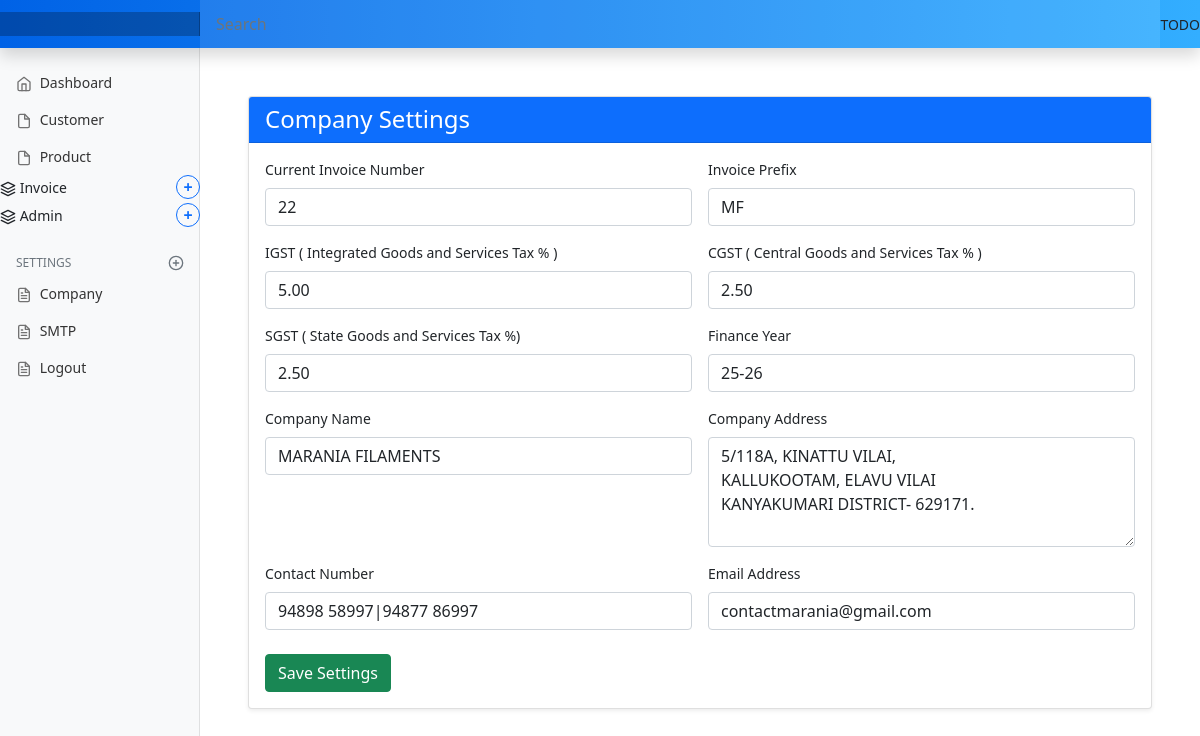
Page /invoice/settings/company/ on the earlier database version.
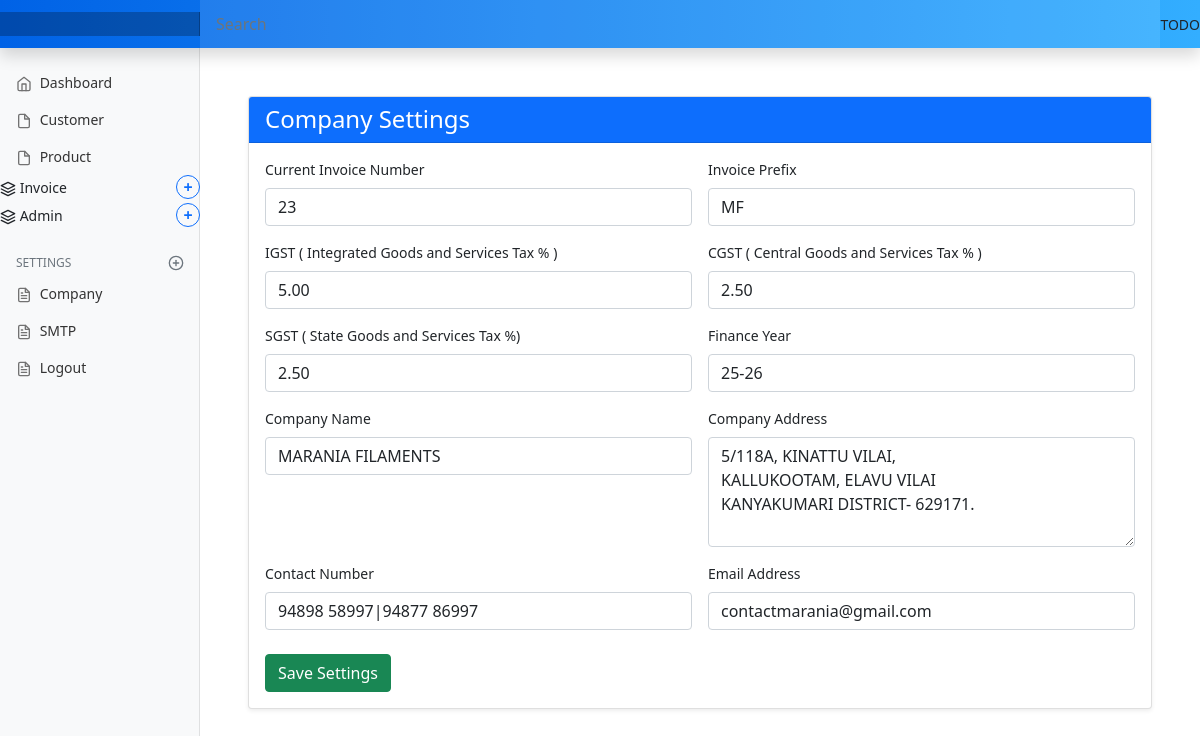
Same page on the later database version.
### marania_invoice_app/models.py (models this page shows, shortened)
class CompanySettings(models.Model):
    id = models.PositiveSmallIntegerField(primary_key=True, default=1, editable=False)
    current_invoice_number = models.PositiveIntegerField(default=1)
    invoice_prefix = models.CharField(max_length=20, default="INV")
    igst = models.DecimalField(max_digits=5, decimal_places=2, default=0)
    cgst = models.DecimalField(max_digits=5, decimal_places=2, default=0)
    sgst = models.DecimalField(max_digits=5, decimal_places=2, default=0)
    finance_year = models.CharField(max_length=20, default=current_indian_financial_year())
    company_title = models.CharField(max_length=255)
    company_address = models.TextField()
    company_phone = models.CharField(max_length=50, blank=True, null=True)
    company_email = models.EmailField(blank=True, null=True)
    updated_at = models.DateTimeField(auto_now=True)
    class Meta:
        verbose_name = "Company Setting"
        verbose_name_plural = "Company Settings"

### marania_invoice_app/views.py (the view)
# urls.py: path('settings/company/', views.company_settings_view, name='company_settings'),
def company_settings_view(request):
    settings, created = CompanySettings.objects.get_or_create(id=1)
    if request.method == "POST":
        form = CompanySettingsForm(request.POST, instance=settings)
        if form.is_valid():
            form.save()
            messages.success(request, "Settings saved successfully!")
            return redirect("company_settings")  # redirect to same view
    else:
        form = CompanySettingsForm(instance=settings)
    return render(request, "marania_invoice_app/company_settings_form.html", {"form": form})

### templates/marania_invoice_app/company_settings_form.html (shortened to what this page needs)
{% extends 'partials/base.html' %}
{% load static %}
{% load widget_tweaks %}
{% block main %}
<main class="col-md-9 ms-sm-auto col-lg-10 px-md-4">
    <div class="container my-5">
        <div class="card shadow-sm">
            <div class="card-header bg-primary text-white">
                <h4 class="mb-0">Company Settings</h4>
            </div>
            <div class="card-body">
                <form method="POST">
                    <div class="row g-3">
                        {% for field in form %}
                        <div class="col-md-6">
                            <label class="form-label fw-semibold">{{ field.label }}</label>
                            {% if field.name == "company_address" %}
                                {{ field|add_class:"form-control"|attr:"rows:4" }}
                            {% else %}
                                {{ field|add_class:"form-control" }}
                            {% endif %}
                        </div>
                        {% endfor %}
                    </div>
                    <button class="btn btn-success mt-4" type="submit">
                        Save Settings
                    </button>
                </form>
            </div>
        </div>
    </div>
</main>
{% endblock %}

Differences in the rows shown:
changed CompanySettings "MF": current_invoice_number "22" → "23"
